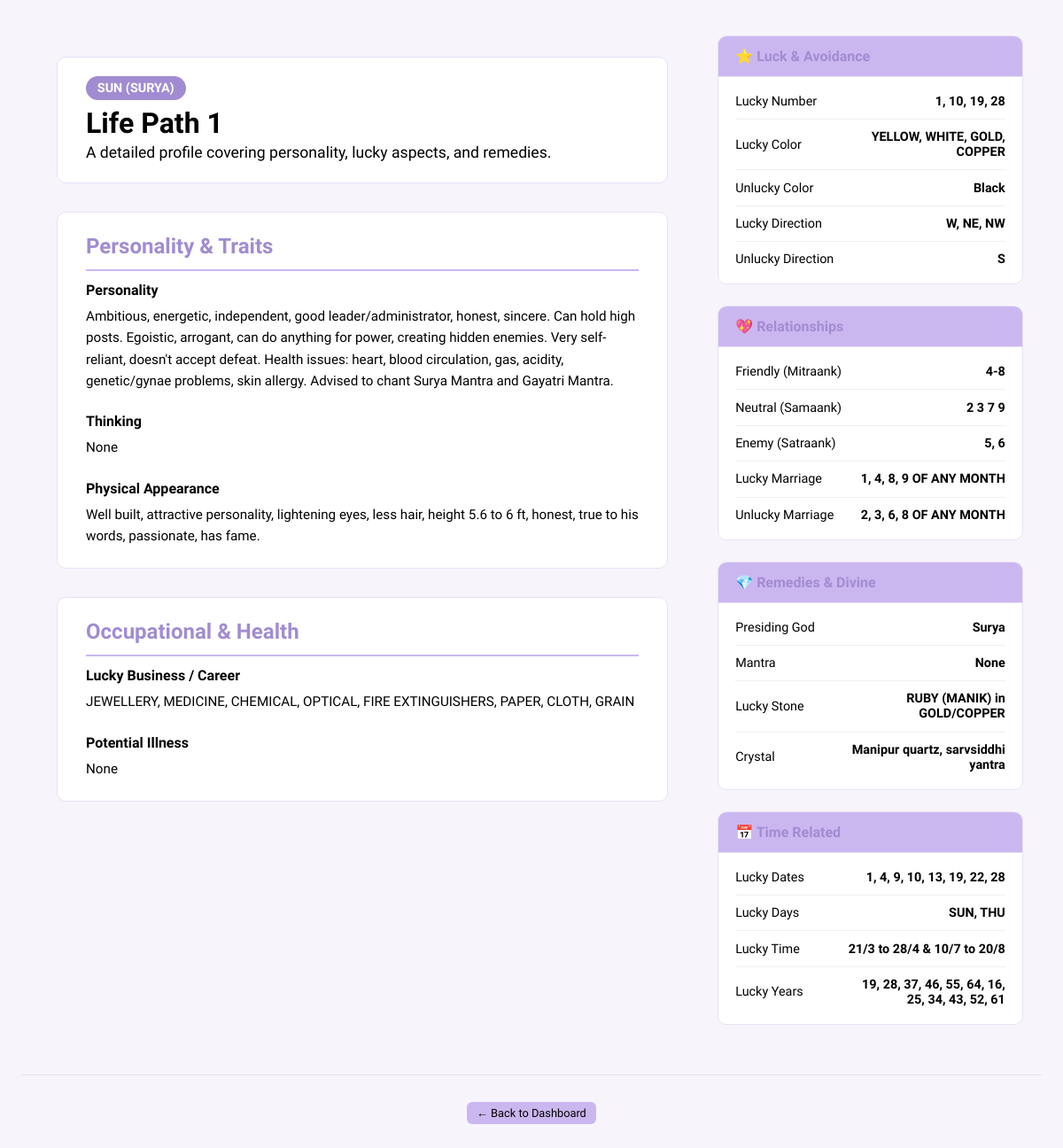
Before: /numerology/details/life-path/1 (signed in) with the older database file.
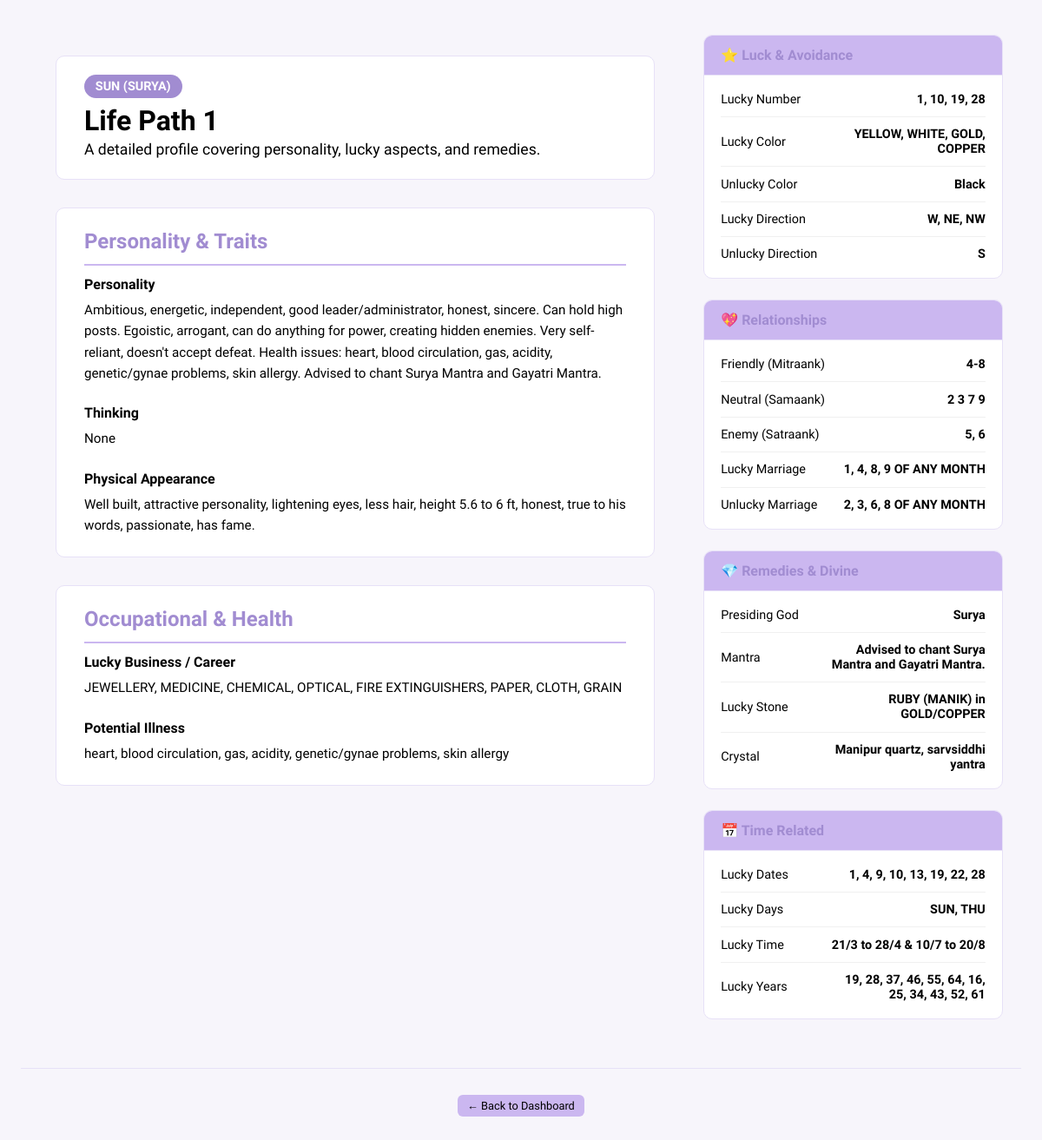
After: the same page with the newer database file.
### numerology_app/models.py (models this page shows)
class LifePath(db.Model):
    __tablename__ = "life_path"
    id = db.Column(db.Integer, primary_key=True)
    number = db.Column(db.String(5), nullable=False, unique=True)
    lucky_date = db.Column(db.String(50))
    lucky_years = db.Column(db.String(100))
    lucky_time = db.Column(db.String(50))
    lucky_days = db.Column(db.String(50))
    lucky_no = db.Column(db.String(10))
    lucky_color = db.Column(db.String(50))
    unlucky_color = db.Column(db.String(50))
    lucky_direction = db.Column(db.String(50))
    unlucky_direction = db.Column(db.String(50))
    lucky_business = db.Column(db.Text)
    lucky_marriage = db.Column(db.Text)
    unlucky_marriage = db.Column(db.Text)
    mitraank = db.Column(db.String(10))
    samaank = db.Column(db.String(10))
    satraank = db.Column(db.String(10))
    personality = db.Column(db.Text)
    height = db.Column(db.String(50))
    thinking = db.Column(db.Text)
    planet = db.Column(db.String(50))
    illness = db.Column(db.Text)
    crystal = db.Column(db.String(50))
    mantra = db.Column(db.String(100))
    stone = db.Column(db.String(50))
    god = db.Column(db.String(50))

### numerology_app/routes/numerology_details.py (the view)
@numerology_details_bp.route("/life-path/<int:number>")
def life_path_detail(number):
    data = LifePath.query.filter_by(number=str(number)).first()
    return render_template("numerology/details/life_path.html", number=number, data=data)

### numerology_app/routes/numerology_details.py (called while the page is built)
@numerology_details_bp.before_request
def require_login():
    if "user" not in session:
        flash("You must be logged in to view this page.", "error")
        return redirect(url_for("auth.login"))

### numerology_app/templates/numerology/details/life_path.html (shortened to what this page needs)
{% extends "base.html" %}
{% block content %}
<div class="profile-container">
  <main class="profile-main">
    <div class="profile-header">
      <span class="planet-badge">{{ data.planet or "Unknown Planet" }}</span>
      <h1>Life Path {{ number }}</h1>
      <p>A detailed profile covering personality, lucky aspects, and remedies.</p>
    </div>
    <section class="profile-section">
      <h2>Personality & Traits</h2>
      <div class="description-block">
        <strong>Personality</strong>
        <p>{{ data.personality or "—" }}</p>
      </div>
      <div class="description-block">
        <strong>Thinking</strong>
        <p>{{ data.thinking or "—" }}</p>
      </div>
       <div class="description-block">
        <strong>Physical Appearance</strong>
        <p>{{ data.height or "—" }}</p>
      </div>
    </section>
    <section class="profile-section">
      <h2>Occupational & Health</h2>
      <div class="description-block">
        <strong>Lucky Business / Career</strong>
        <p>{{ data.lucky_business or "—" }}</p>
      </div>
      <div class="description-block">
        <strong>Potential Illness</strong>
        <p>{{ data.illness or "—" }}</p>
      </div>
    </section>
  </main>
  <aside class="profile-sidebar">
    <div class="sidebar-card">
      <h3>⭐ Luck & Avoidance</h3>
      <ul class="detail-list">
        <li><strong>Lucky Number</strong><span>{{ data.lucky_no or "—" }}</span></li>
        <li><strong>Lucky Color</strong><span>{{ data.lucky_color or "—" }}</span></li>
        <li><strong>Unlucky Color</strong><span>{{ data.unlucky_color or "—" }}</span></li>
        <li><strong>Lucky Direction</strong><span>{{ data.lucky_direction or "—" }}</span></li>
        <li><strong>Unlucky Direction</strong><span>{{ data.unlucky_direction or "—" }}</span></li>
      </ul>
    </div>
    <div class="sidebar-card">
      <h3>💖 Relationships</h3>
      <ul class="detail-list">
        <li><strong>Friendly (Mitraank)</strong><span>{{ data.mitraank or "—" }}</span></li>
        <li><strong>Neutral (Samaank)</strong><span>{{ data.samaank or "—" }}</span></li>
        <li><strong>Enemy (Satraank)</strong><span>{{ data.satraank or "—" }}</span></li>
        <li><strong>Lucky Marriage</strong><span>{{ data.lucky_marriage or "—" }}</span></li>
        <li><strong>Unlucky Marriage</strong><span>{{ data.unlucky_marriage or "—" }}</span></li>
      </ul>
    </div>
    <div class="sidebar-card">
      <h3>💎 Remedies & Divine</h3>
      <ul class="detail-list">
        <li><strong>Presiding God</strong><span>{{ data.god or "—" }}</span></li>
        <li><strong>Mantra</strong><span>{{ data.mantra or "—" }}</span></li>
        <li><strong>Lucky Stone</strong><span>{{ data.stone or "—" }}</span></li>
        <li><strong>Crystal</strong><span>{{ data.crystal or "—" }}</span></li>
      </ul>
    </div>
    <div class="sidebar-card">
      <h3>📅 Time Related</h3>
      <ul class="detail-list">
        <li><strong>Lucky Dates</strong><span>{{ data.lucky_date or "—" }}</span></li>
        <li><strong>Lucky Days</strong><span>{{ data.lucky_days or "—" }}</span></li>
        <li><strong>Lucky Time</strong><span>{{ data.lucky_time or "—" }}</span></li>
        <li><strong>Lucky Years</strong><span>{{ data.lucky_years or "—" }}</span></li>
      </ul>
    </div>
  </aside>
</div>
<footer class="detail-footer">
  <a href="{{ url_for('numerology.numerology_home') }}" class="secondary compact-button">← Back to Dashboard</a>
</footer>
{% endblock %}

Changed rows visible on the page:
changed LifePath "None": illness "None" → "heart, blood circulation, gas, acidity, genetic/gynae problems, skin allergy"; mantra "None" → "Advised to chant Surya Mantra and Gayatri Mantra."
